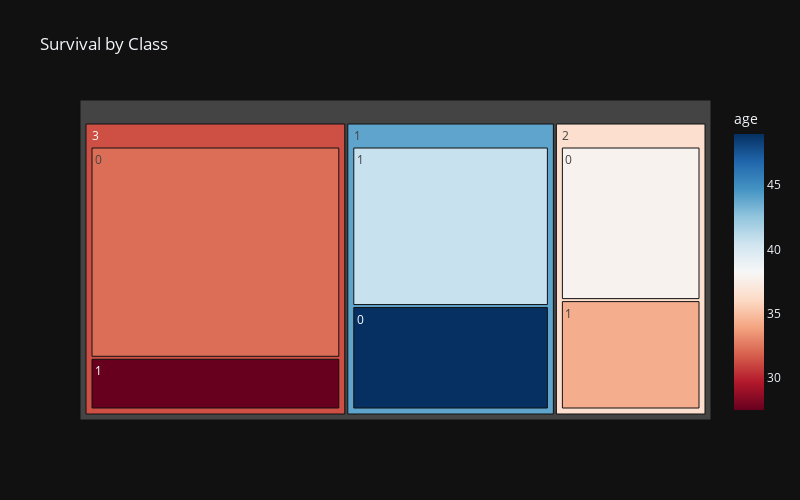

Source (notebook cell):
### Code cell
px.treemap(df, path=['pclass','survived'], values='age',
            title='Survival by Class', width=800, height=500,
            template='plotly_dark', color='age', color_continuous_scale='RdBu',)

### Figure 1 — Plotly figure (JSON) as saved in the notebook; plotly's stock layout.template omitted (floating-point values rounded to 4 significant figures)
{"data": [{"branchvalues": "total", "customdata": [[32.26], [40.68], [27.53], [48.96], [34.3], [37.9], [31.33], [43.93], [36.4]], "domain": {"x": [0, 1], "y": [0, 1]}, "hovertemplate": "labels=%{label}<br>age_sum=%{value}<br>parent=%{parent}<br>id=%{id}<br>age=%{color}<extra></extra>", "ids": ["3/0", "1/1", "3/1", "1/0", "2/1", "2/0", "3", "1", "2"], "labels": ["0", "1", "1", "0", "1", "0", "3", "1", "2"], "marker": {"coloraxis": "coloraxis", "colors": [32.26, 40.68, 27.53, 48.96, 34.3, 37.9, 31.33, 43.93, 36.4]}, "name": "", "parents": ["3", "1", "3", "1", "2", "2", "", "", ""], "type": "treemap", "values": [7170.0, 4315.0, 1755.0, 2796.0, 2150.0, 3019.0, 8925.0, 7111.0, 5169.0]}], "layout": {"coloraxis": {"colorbar": {"title": {"text": "age"}}, "colorscale": [[0, "rgb(103,0,31)"], [0.1, "rgb(178,24,43)"], [0.2, "rgb(214,96,77)"], [0.3, "rgb(244,165,130)"], [0.4, "rgb(253,219,199)"], [0.5, "rgb(247,247,247)"], [0.6, "rgb(209,229,240)"], [0.7, "rgb(146,197,222)"], [0.8, "rgb(67,147,195)"], [0.9, "rgb(33,102,172)"], [1, "rgb(5,48,97)"]]}, "height": 500, "legend": {"tracegroupgap": 0}, "title": {"text": "Survival by Class"}, "width": 800}}
